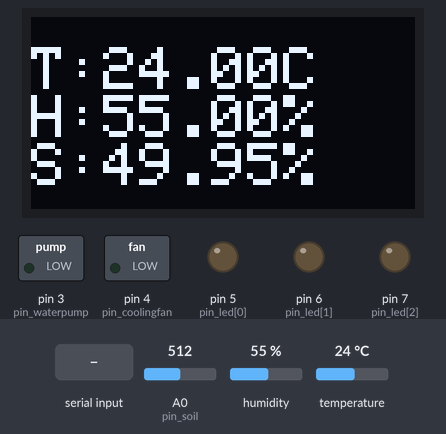
Bench run of a sketch on a simulated Arduino Mega 2560, built with avr-gcc and run on an emulated ATmega2560. Shown: 128×64 one-colour display, switched loads named in the sketch (green lamp = pin HIGH), output pins drawn as LEDs (lit = HIGH). Inputs (shaded band) come from the test bench; at power-on: humidity 55 %, A0 (pin_soil) = 512, temperature 24 °C. What the sketch prints to the serial monitor is not drawn.

Above: at 2.7 s.
2.8 s: humidity set to 68 %
At 7.9 s:
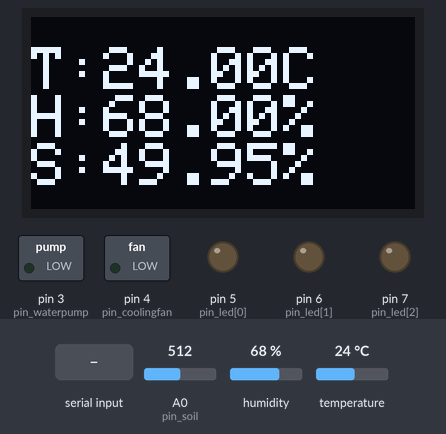
8.6 s: humidity set to 71 %
At 12.4 s:
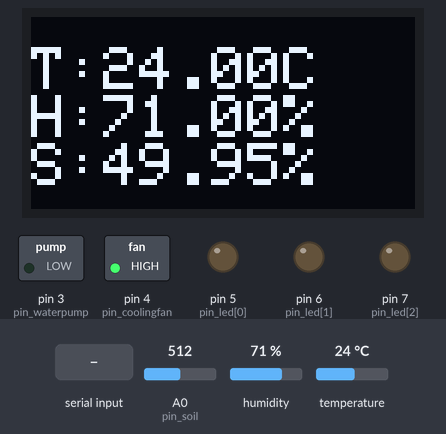
13.6 s: A0 (pin_soil) set to 716
At 18.1 s:
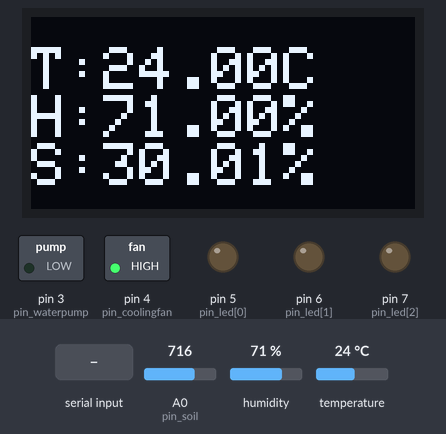
18.6 s: temperature set to 12 °C
At 22.5 s:
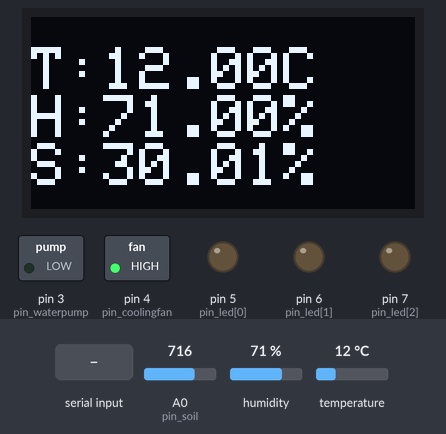
23.6 s: "JACKPOT" received over the second serial link
25.1 s: "90,45\n" received over the second serial link
At 25.8 s:
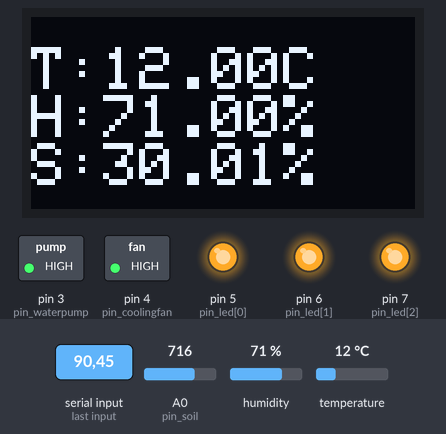
Timing chart, 0 to 27.6 s (numbered marks = the images above; inputs shaded):
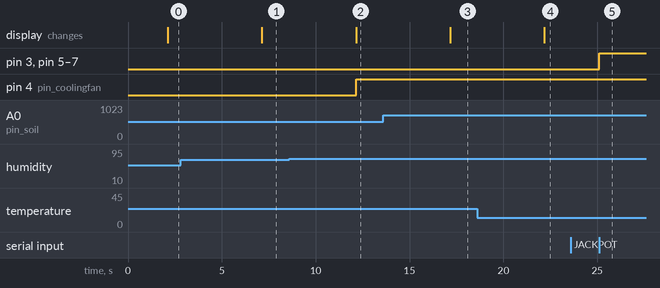

The sketch:

system-v2.ino
```cpp
#include <Wire.h>
#include <Adafruit_GFX.h>
#include <Adafruit_SSD1306.h>
#include <SoftwareSerial.h>
#include <DHT11.h>
#include "Timer.h"

#define SCREEN_WIDTH 128
#define SCREEN_HEIGHT 64
#define SECOND 1000
#define MINUTE 60000
#define HOUR 3600000
#define DAY 86400000

//pin
int pin_waterpump = 3;
int pin_coolingfan = 4;
int pin_led[3] = {5,6,7};
int pin_soil = A0;
int pin_dht = A2;

//variables
String byteToString = "";
String outputString = "";
String oledMessage = "";
float humidity = 0;
float temperature = 0;
float soilmoisture = 0;
int androidInputValue[4] = {0,0,0,0}; //led, timer, coolingfan, waterpump

//control variables
int androidInputCount = 0;
bool commandActive = false;
bool isCoolingfanOn = false;
bool isWaterpumpOn = false;
bool isLedOn = false;

//Millis timer
long long waterpumpStartTime = 0;
long long waterpumpEndTime = 0;
long long coolingfanStartTime = 0;
long long coolingfanEndTime = 0;
long long waterpumpPeriod = 0;
long long coolingfanPeriod = 3*SECOND;
long long ledOnTime = 0;
long long ledOffTime = 0;
long long ledPeriod = 0;

//set utils
Timer timer;
DHT11 dht11(pin_dht);
Adafruit_SSD1306 display(SCREEN_WIDTH, SCREEN_HEIGHT, &Wire, -1);

void setup() {
  Serial.begin(9600);
  Serial1.begin(9600);

  pinMode(pin_coolingfan,OUTPUT);
  pinMode(pin_waterpump,OUTPUT);
  for(int i=0; i<3; i++){
    pinMode(pin_led[i],OUTPUT);
  }

  if(!display.begin(SSD1306_SWITCHCAPVCC, 0x3C)) {
    Serial.println(F("SSD1306 allocation failed"));
    for(;;);
  }

  drawDisplay("Set up...");
  timer.every(5000,getSensorValue); //5초마다 센서값 읽음
}

void loop() {
  timer.update();
  oledMessage = "T:"+(String)temperature+"C\nH:"+(String)humidity+"%\nS:"+(String)soilmoisture+"%";
  drawDisplay(oledMessage);
  coolingfanEndTime = millis();
  waterpumpEndTime = millis();
  ledOffTime = millis();

  while(Serial1.available()) {//안드로이드 앱에서 아두이노로 데이터 전송
    byte data = Serial1.read();//바이트 단위로 읽힘

    //JACKPOT의 J가 들어오면 byteToString 값 초기화
    if(data == 'J'){
      byteToString = "";
    }

    byteToString += char(data); //char로 형변환 안하면 숫자만 저장됨

    //커맨드 들어옴
    if(byteToString == "JACKPOT"){
      Serial.println(byteToString);
      commandActive = true;
      byteToString = "";
      continue;
    }

    //JACKPOT 커맨드 받고 뒤 값 4개 받는 과정
    if(commandActive){
      androidInputValue[androidInputCount] = data - 48;//어차피 숫자라 형변환 필요 없음, 아스키코드 형태라서 -48이나 -'0'해야함
      androidInputCount += 1;
    }

    //값 4개 다 받았으면 출력
    if(androidInputCount == 4){
      androidInputCount = 0;
      commandActive = false;
      if(androidInputValue[2] ==  1) {
        startCoolingfan();
      }else {
        stopCoolingfan();
      }

      setWaterpumpPeriod(androidInputValue[3]);

      if(androidInputValue[3] != 0) {
        startWaterpump();
      }

      if(androidInputValue[1] != 0) {
        setLedTimer(androidInputValue[1]);
      }

      ledOn();
    }
  }
  if(isCoolingfanOn && coolingfanEndTime > coolingfanStartTime && coolingfanEndTime - coolingfanStartTime >= coolingfanPeriod) {
    stopCoolingfan();
  }

  if(androidInputValue[3]!=0 && waterpumpEndTime > waterpumpStartTime && waterpumpEndTime - waterpumpStartTime >= waterpumpPeriod){
    startWaterpump();
  }

  if(isWaterpumpOn && waterpumpEndTime > waterpumpStartTime && waterpumpEndTime - waterpumpStartTime >= 3 * SECOND){
    stopWaterpump();
  }
  if(isLedOn && androidInputValue[1] !=0 && ledOffTime - ledOnTime >= ledPeriod){
    ledOff();
  }
  sensorDependency();
}

void getSensorValue() {
  delay(2000);
  soilmoisture = analogRead(pin_soil);
  soilmoisture = ((1023-soilmoisture)/1023)*100;
  dht11.read(humidity, temperature);
}

void drawDisplay(String message) {
  display.clearDisplay();
  display.setTextSize(2);
  display.setTextColor(WHITE);
  display.setCursor(0, 10);
  display.print(message);
  display.display();
}

void sensorDependency() {
  if(!isCoolingfanOn && temperature >= 30.0 || humidity >= 70.0) {
    startCoolingfan(); //!!need!! set 5min
  }
  if(!isWaterpumpOn && soilmoisture <= 5.0 && soilmoisture > 0.5) { //오차 방지를 위한 0.5
    setWaterpumpPeriod(1);
    startWaterpump(); //!!need!! set period
  }
}

void startCoolingfan() {
  isCoolingfanOn = true;
  coolingfanStartTime = millis();
  digitalWrite(pin_coolingfan, HIGH);
}

void stopCoolingfan(){
  isCoolingfanOn = false;
  digitalWrite(pin_coolingfan,LOW);
}

void startWaterpump(){
  isWaterpumpOn = true;
  waterpumpStartTime = millis();
  digitalWrite(pin_waterpump, HIGH);
}

void stopWaterpump(){
  isWaterpumpOn = false;
  digitalWrite(pin_waterpump, LOW);
}

void setWaterpumpPeriod(int key){
  if(key == 0){
    stopWaterpump(); //그냥 끄기
  }else if(key == 1){
    waterpumpPeriod = 10*SECOND; //10초마다 물주기
  }else if(key == 2){
    waterpumpPeriod = 20*SECOND; //20초마다 물주기
  }else if(key == 3){
    waterpumpPeriod = 30*SECOND; //30초마다 물주기
  }
  waterpumpStartTime = millis();
}

void ledOn(){
  isLedOn = true;
  for(int i=0; i<3; i++){
    if(i<androidInputValue[0]){
      digitalWrite(pin_led[i],HIGH);
    }else{
      digitalWrite(pin_led[i],LOW);
    }
  }
  if(androidInputValue[0]==0){
    isLedOn = false;
  }
}

void ledOff(){
  isLedOn = false;
  for(int i=0; i<3; i++){
    digitalWrite(pin_led[i],LOW);
  }
}

void setLedTimer(int key) {
  isLedOn = true;
  if(key == 1){
    ledPeriod = 10*SECOND; //10초
  }else if(key == 2){
    ledPeriod = 20*SECOND; //20초
  }else if(key == 3){
    ledPeriod = 30*SECOND; //30초
  }else if(key == 4){
    ledPeriod = 40*SECOND; //40초
  }
  ledOnTime = millis();
  ledOn();
}
```

Measured:
- the behaviour switches between 69 and 70 % on humidity (found by bisection; images 1 and 2)
- after the input at 2.8 s, the display: changes after 4.3 s (image 1)
- after the input at 8.6 s, pin 4 (pin_coolingfan): LOW → HIGH after 3.6 s; the display: changes after 3.6 s (image 2)
- after the input at 13.6 s, the display: changes after 3.6 s (image 3)
- after the input at 18.6 s, the display: changes after 3.6 s (image 4)
- after the input at 23.6 s, every drawn part: stays the same
- after the input at 25.1 s, pin 3 (pin_waterpump), pin 5 (pin_led[0]), pin 6 (pin_led[1]), pin 7 (pin_led[2]): LOW → HIGH at once
